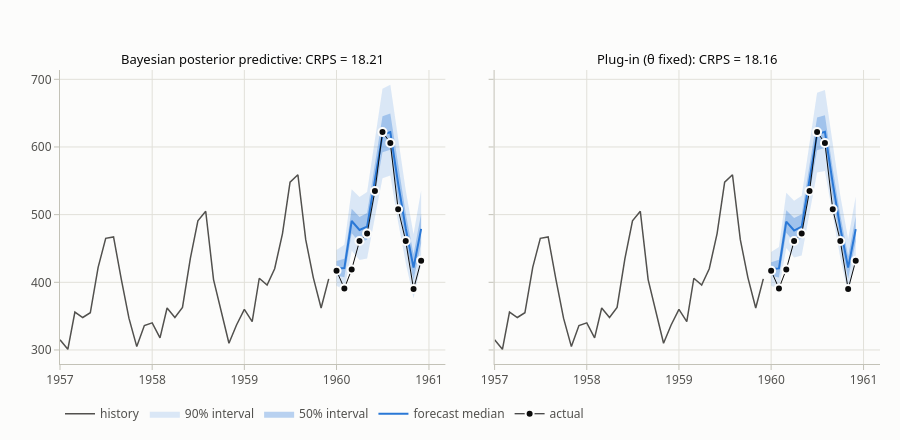

Notebook cell for this chart:
### Code cell
bayes_paths = np.exp(sims.reshape(-1, len(Xfut)))
plug_paths = np.exp(plug)
taus = [0.05, 0.25, 0.5, 0.75, 0.95]
PANELS = [("Bayesian posterior predictive", bayes_paths), ("Plug-in (θ fixed)", plug_paths)]
fig = pf.subplots(1, 2, shared_yaxes=True, height=440,
                  titles=[f"{name}: CRPS = {pf.crps_sample(np.exp(test.values), pth).mean():.2f}" for name, pth in PANELS])
for c, (name, pth) in enumerate(PANELS, start=1):
    pf.add_fan(fig, test.index, {t: np.quantile(pth, t, axis=0) for t in taus}, history=air[:"1959-12-01"],
               actual=np.exp(test.values), n_history=36, row=1, col=c, showlegend=c == 1, fmt=",.0f")
fig.update_layout(legend=dict(orientation="h", yanchor="top", y=-0.12, x=0))
fig.show()
